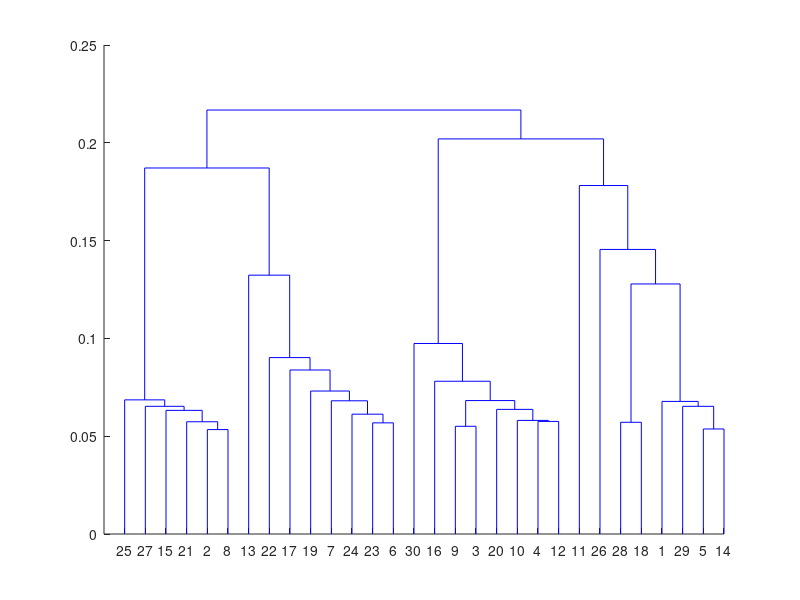
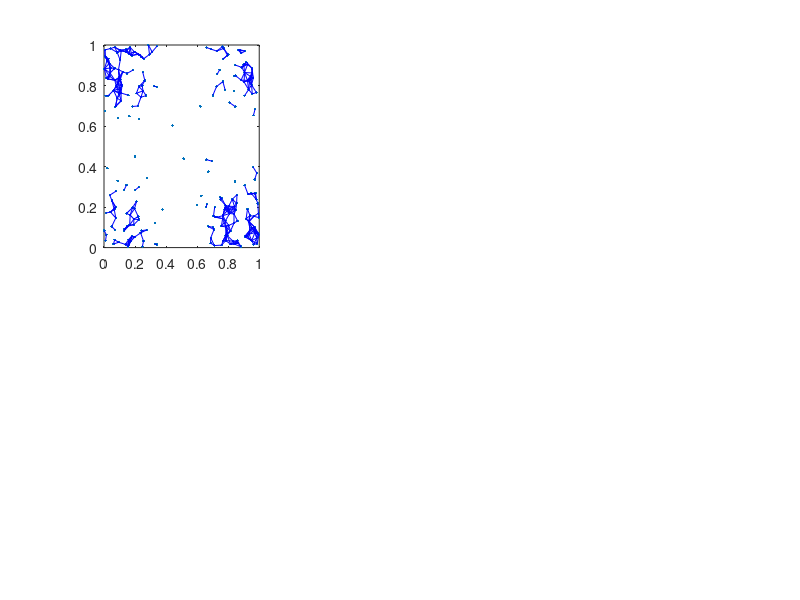

These charts were generated, in order, by the following MATLAB code: (Note: this script raises an error after producing the figures.)
clc;
clear;
rng(100);

data = load('cluster_data.mat');
data = cell2mat(struct2cell(data));
t = 0.1;
x = data(:,1);
y = data(:,2);
% figure
% plot(data(:,1), data(:,2), '.'); 
% pairwisedist = hypot(x - x', y - y'); 
% [p1, p2] = find(tril(pairwisedist <= t & pairwisedist > 0));
% hold on;
% indexpairs = [p1, p2]';
% plot(x(indexpairs), y(indexpairs), '-b')
% title("Lab 1")
% 
% figure
% plot(data(:,1), data(:,2), '.'); 
% pairwisedist2 = pdist2(data, data); 
% [p1, p2] = find(tril(pairwisedist2 <= t & pairwisedist2 > 0));
% hold on;
% indexpairs = [p1, p2]';
% plot(x(indexpairs), y(indexpairs), '-b')
% title("Lab 2 pdist?")

figure
Z = linkage(data); 
T = cluster(Z,'maxclust',4);
cutoff = median([Z(end-2,3) Z(end-1,3)]);
dendrogram(Z,'ColorThreshold',cutoff)
ID = "S4035593";
figure
subplot_splits = length(T)/2;
T = [0.05, 0.1, 0.15, 0.2, 0.25];
for i=1:length(T)
    t = T(i);
    subplot(2,3,i);
    plot(data(:,1), data(:,2), '.'); 
    pairwisedist = hypot(x - x', y - y'); 
    [p1, p2] = find(tril(pairwisedist <= t & pairwisedist > 0));
    hold on;
    indexpairs = [p1, p2]';
    plot(x(indexpairs), y(indexpairs), '-b')
    title("["+ID+"] Threshold = "+t+ "")
end

figure
% Optimal T = 0.15
t = 0.15;
plot(data(:,1), data(:,2), '.'); 
pairwisedist = hypot(x - x', y - y'); 
[p1, p2] = find(tril(pairwisedist <= t & pairwisedist > 0));
hold on;
indexpairs = [p1, p2]';
plot(x(indexpairs), y(indexpairs), '-b')
title("["+ID+"] Optimal Threshold = "+t+ "")